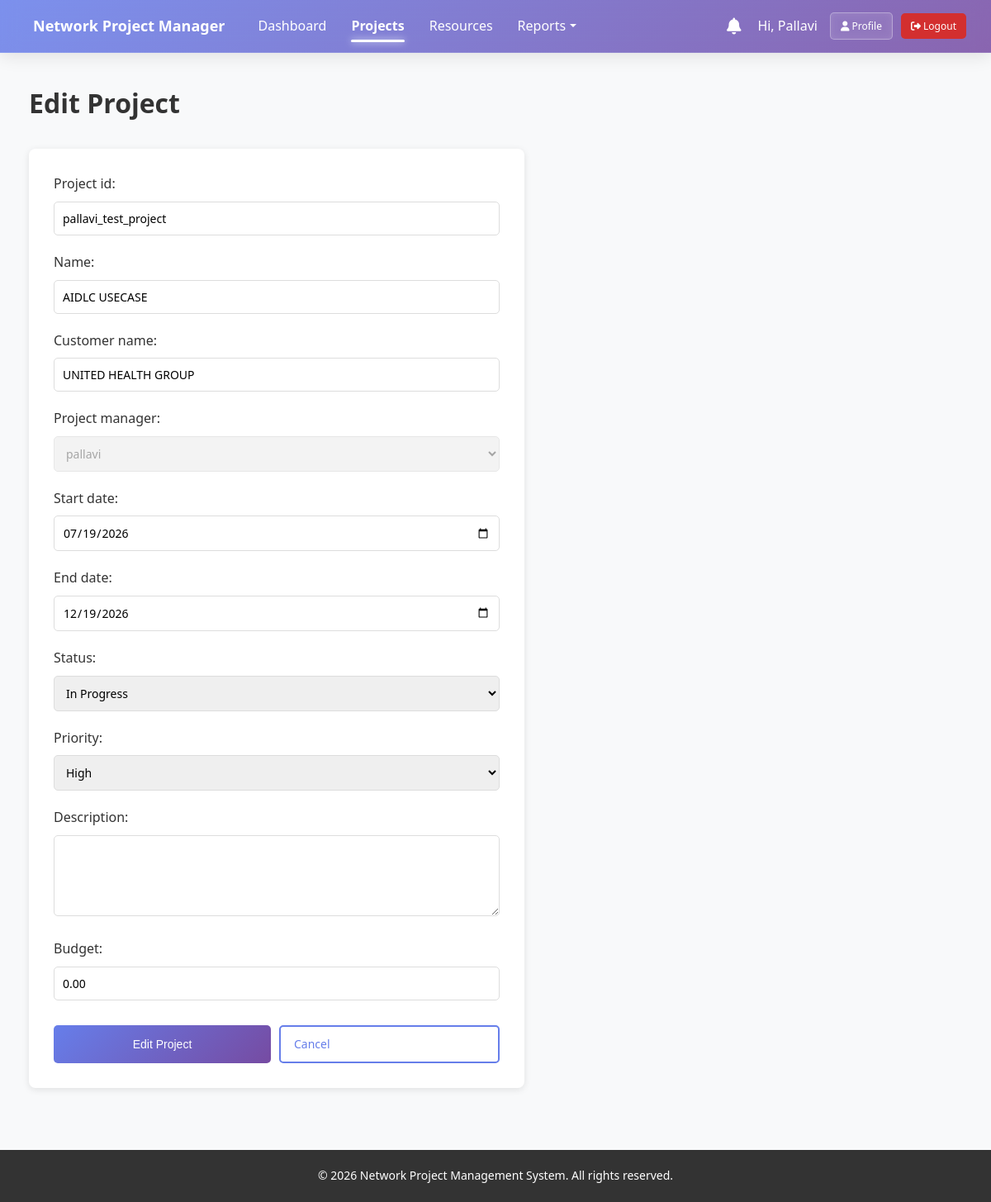
The app's page /projects/1/edit/ (signed in) with its own data.
### app/models.py (models this page shows, shortened)
class Project(models.Model):
    project_id = models.CharField(max_length=50, unique=True)
    name = models.CharField(max_length=255)
    customer_name = models.CharField(max_length=255)
    project_manager = models.ForeignKey(User, on_delete=models.SET_NULL, null=True, related_name='managed_projects')
    start_date = models.DateField()
    end_date = models.DateField()
    status = models.CharField(max_length=20, choices=PROJECT_STATUS_CHOICES, default='not_started')
    priority = models.CharField(max_length=20, choices=PRIORITY_CHOICES, default='medium')
    description = models.TextField(blank=True, null=True)
    budget = models.DecimalField(max_digits=15, decimal_places=2, default=0)
    created_at = models.DateTimeField(auto_now_add=True)
    updated_at = models.DateTimeField(auto_now=True)
    is_archived = models.BooleanField(default=False)
    class Meta:
        ordering = ['-created_at']
        verbose_name = "Project"
        verbose_name_plural = "Projects"

### app/views.py (the view)
# urls.py: path('projects/<int:project_id>/edit/', views.project_edit, name='project_edit'),
@login_required
@user_passes_test(is_project_manager)
def project_edit(request, project_id):
    project = get_object_or_404(Project, id=project_id)
    if request.user.profile.role not in ['admin'] and project.project_manager != request.user:
        return redirect('dashboard')
    if request.method == 'POST':
        form = ProjectForm(request.POST, instance=project, current_user=request.user)
        if form.is_valid():
            project = form.save(commit=False)
            if request.user.profile.role == 'project_manager':
                project.project_manager = request.user
            project.save()
            ProjectLog.objects.create(
                project=project,
                user=request.user,
                action='Project Updated',
                description=f'Project {project.name} updated'
            )
            return redirect('project_detail', project_id=project.id)
    else:
        form = ProjectForm(instance=project, current_user=request.user)
    return render(request, 'projects/project_form.html', {'form': form, 'title': 'Edit Project', 'project': project})

### app/views.py (called while the page is built)
def is_project_manager(user):
    return user.profile.role in ['project_manager', 'admin']

### app/templates/projects/project_form.html (shortened to what this page needs)
{% extends "base.html" %}
{% block content %}
<div class="form-page">
    <div class="page-header">
        <h1>{{ title }}</h1>
    </div>
    <form method="post" class="form-container">
        <div class="form-section">
            {% for field in form %}
                {% if field.name not in "id" %}
                <div class="form-group">
                    {{ field.label_tag }}
                    {% if field.widget.input_type == 'textarea' %}
                    <textarea class="form-control" name="{{ field.name }}" id="{{ field.id }}" rows="4">{{ field.value|default:"" }}</textarea>
                    {% elif field.widget.input_type == 'select' %}
                    {{ field }}
                    {% else %}
                    {{ field }}
                    {% endif %}
                </div>
                {% endif %}
            {% endfor %}
        </div>
        <div class="form-actions">
            <button type="submit" class="btn btn-primary">{{ title }}</button>
            <a href="javascript:history.back()" class="btn btn-secondary">Cancel</a>
        </div>
    </form>
</div>
{% endblock %}

### app/templates/base.html (shortened to what this page needs)
<!DOCTYPE html>
<html lang="en">
<head>
    <link rel="stylesheet" href="/static/css/style.css">
    <link rel="stylesheet" href="https://cdnjs.cloudflare.com/ajax/libs/font-awesome/6.4.0/css/all.min.css">
</head>
<body>
    {% if user.is_authenticated %}
    <nav class="navbar">
        <div class="navbar-container">
            <div class="navbar-brand">
                <a href="{% url 'dashboard' %}" class="brand-logo">
                     Network Project Manager
                </a>
            </div>
            <ul class="navbar-menu" id="navbar-menu">
                <li><a href="{% url 'dashboard' %}" class="nav-link {% if request.resolver_match.url_name == 'dashboard' %}active{% endif %}">Dashboard</a></li>
                {% if user.profile.role in "admin,project_manager" %}
                <li><a href="{% url 'project_list' %}" class="nav-link {% if request.resolver_match.url_name in 'project_list,project_create,project_detail,project_edit,project_archive,milestone_create,milestone_detail,milestone_edit,milestone_delete,subtask_create,subtask_detail,subtask_edit,subtask_delete' %}active{% endif %}">Projects</a></li>
                <li><a href="{% url 'resource_list' %}" class="nav-link {% if request.resolver_match.url_name in 'resource_list,resource_detail' %}active{% endif %}">Resources</a></li>
                <li class="dropdown">
                    <a href="#" class="nav-link dropdown-toggle {% if request.resolver_match.url_name in 'project_status_report,milestone_report,delayed_tasks_report,resource_utilization_report' %}active{% endif %}">Reports</a>
                </li>
                {% endif %}
            </ul>
            <div class="navbar-right" id="navbar-right">
                <div class="notifications-container">
                    <a href="{% url 'notifications' %}" class="notification-bell">
                        <i class="fas fa-bell"></i>
                    </a>
                </div>
                <div class="user-actions">
                    <span class="greeting" style="color: white; margin-right: 15px; font-weight: 500;">Hi, {{ user.first_name|default:user.username }}</span>
                    <a href="{% url 'profile' %}" class="btn btn-glass btn-sm" style="margin-right: 10px;"><i class="fas fa-user"></i> Profile</a>
                    <a href="{% url 'logout' %}" class="btn btn-danger btn-sm"><i class="fas fa-sign-out-alt"></i> Logout</a>
                </div>
            </div>
        </div>
    </nav>
    {% endif %}
    <div class="container">
        {% block content %}{% endblock %}
    </div>
    <footer class="footer">
        <p>&copy; 2026 Network Project Management System. All rights reserved.</p>
    </footer>
</body>
</html>

### app/static/css/style.css (style rules this page uses)
* { margin: 0; padding: 0; box-sizing: border-box; }
:root { --primary-color: #667eea; --secondary-color: #764ba2; --success-color: #43e97b; --warning-color: #f093fb; --danger-color: #d32f2f; --info-color: #4facfe; --light-bg: #f5f7fa; --border-color: #e0e0e0; --text-dark: #333333; --text-light: #666666; }
body { font-family: 'Segoe UI', Tahoma, Geneva, Verdana, sans-serif; background-color: #f8f9fa; color: var(--text-dark); line-height: 1.6; }
html, body { height: 100%; }
.navbar { background: rgba(102, 126, 234, 0.85); background: linear-gradient(135deg, rgba(102, 126, 234, 0.85) 0%, rgba(118, 75, 162, 0.85) 100%); backdrop-filter: blur(12px); -webkit-backdrop-filter: blur(12px); border-bottom: 1px solid rgba(255, 255, 255, 0.1); color: white; box-shadow: 0 4px 20px rgba(0, 0, 0, 0.1); position: sticky; top: 0; z-index: 100; }
.navbar-container { display: flex; justify-content: space-between; align-items: center; padding: 15px 30px; max-width: 100%; }
.navbar-brand { font-size: 18px; font-weight: 600; }
.brand-logo { color: white; text-decoration: none; display: flex; align-items: center; gap: 10px; }
.navbar-menu { display: flex; list-style: none; gap: 30px; flex: 1; margin-left: 40px; }
.nav-link { color: white; text-decoration: none; transition: all 0.3s ease; position: relative; padding-bottom: 5px; }
.nav-link.active { opacity: 1; font-weight: 600; }
.nav-link.active::after { content: ''; position: absolute; bottom: -4px; left: 0; width: 100%; height: 3px; background-color: white; border-radius: 2px; box-shadow: 0 0 8px rgba(255, 255, 255, 0.8); }
.navbar-right { display: flex; align-items: center; gap: 20px; }
.notification-bell { position: relative; font-size: 20px; cursor: pointer; color: white; text-decoration: none; }
.dropdown { position: relative; }
.dropdown-toggle::after { content: ''; display: inline-block; width: 0; height: 0; margin-left: 5px; vertical-align: 0.255em; border-top: 0.3em solid; border-right: 0.3em solid transparent; border-bottom: 0; border-left: 0.3em solid transparent; }
.container { max-width: 1400px; margin: 0 auto; padding: 20px; flex: 1; }
.btn { padding: 10px 16px; border: none; border-radius: 5px; cursor: pointer; font-size: 14px; text-decoration: none; display: inline-block; transition: all 0.3s; font-weight: 500; }
.btn-primary { background: linear-gradient(135deg, var(--primary-color) 0%, var(--secondary-color) 100%); color: white; }
.btn-secondary { background: white; color: var(--primary-color); border: 2px solid var(--primary-color); }
.btn-danger { background: var(--danger-color); color: white; }
.btn-sm { padding: 6px 12px; font-size: 12px; }
.form-control { width: 100%; padding: 10px; border: 1px solid var(--border-color); border-radius: 5px; font-size: 14px; font-family: inherit; }
.form-group { margin-bottom: 20px; }
.form-group label { display: block; margin-bottom: 8px; font-weight: 500; color: var(--text-dark); }
.page-header { display: flex; justify-content: space-between; align-items: center; margin-bottom: 30px; flex-wrap: wrap; gap: 15px; }
.page-header h1 { font-size: 32px; color: var(--text-dark); margin: 0; }
.footer { background: #333; color: white; text-align: center; padding: 20px; margin-top: 40px; }
.footer p { margin: 0; font-size: 14px; }
.container { padding: 15px; }
.page-header { flex-direction: column; align-items: flex-start; }
.btn-glass { background: rgba(255, 255, 255, 0.2); backdrop-filter: blur(4px); -webkit-backdrop-filter: blur(4px); color: white; border: 1px solid rgba(255, 255, 255, 0.3); transition: all 0.3s ease; }
.user-actions { display: flex; align-items: center; }

### app/templates/projects/project_form.html (style rules this page uses)
.form-page { padding: 20px; }
.form-container { background: white; padding: 30px; border-radius: 8px; box-shadow: 0 2px 8px rgba(0, 0, 0, 0.1); max-width: 600px; }
.form-group { margin-bottom: 20px; }
.form-group label { display: block; margin-bottom: 8px; font-weight: 500; color: #333; }
.form-group input, .form-group textarea, .form-group select { width: 100%; padding: 10px; border: 1px solid #ddd; border-radius: 5px; font-size: 14px; }
.form-actions { display: flex; gap: 10px; margin-top: 30px; }
.form-actions .btn { flex: 1; }

### records on screen
Project: form "pallavi_test_project" "AIDLC USECASE" "UNITED HEALTH GROUP" "pallavi" "07/19/2026" "12/19/2026" "In Progress" "High" "0.00"

### other values on screen
{{ user.first_name|default:user.username }} "Pallavi"
{{ title }} "Edit Project"
{{ field.label_tag }} "Project id:" "Name:" "Customer name:" "Project manager:" "Start date:" "End date:" "Status:" "Priority:" "Description:" "Budget:"
